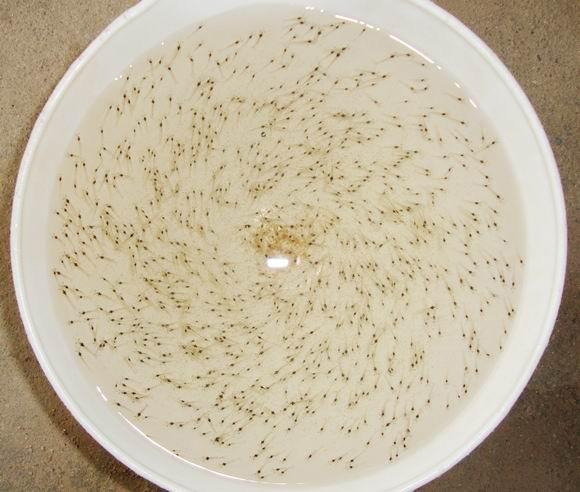
#> input picture xiami.jpg, 580 x 492 px
$ python 09010.py
#> lines starting #> are read from the running program, lines starting #| are printed output that depends on the picture
# -*- coding:utf-8 -*-

"""
Canny 边界检测
"""
import cv2
import numpy as np
from matplotlib import pyplot as plt


def hist1():
    img = cv2.imread('xiami.jpg')
#> img is the input picture: shape (492, 580, 3); mean B, G, R 159.5, 183.2, 194.9
    plt.hist(img.ravel(), 256, [0, 256])
    plt.show()
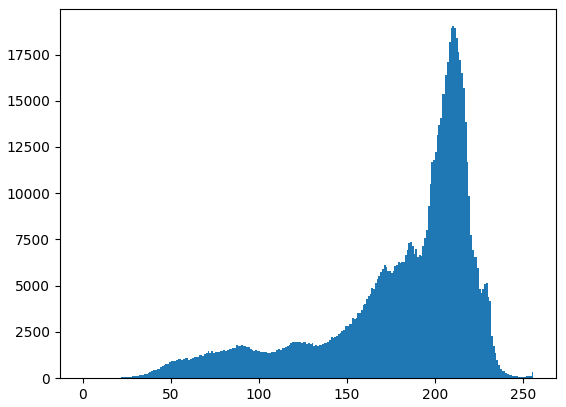
#> figure drawn by matplotlib, 1 panel; tallest bar 19030 high, from x = 210 to 211


def hist2():
    img = cv2.imread('xiami.jpg')
    color = ('r', 'g', 'b')

    for i, col in enumerate(color):
        histr = cv2.calcHist([img], [i], None, [256], [0, 256])
        plt.plot(histr, color=col)
        plt.xlim([0, 256])
    plt.show()
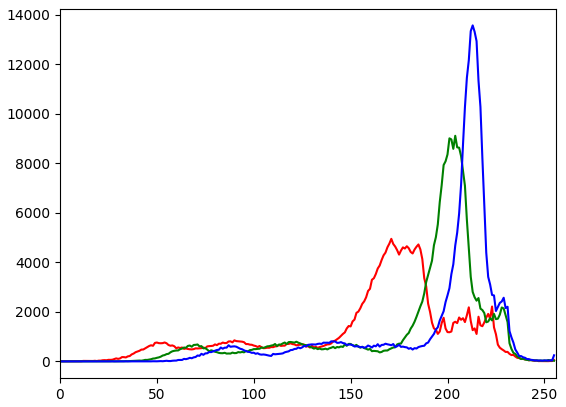
#> figure drawn by matplotlib, 1 panel; curve peaks at x = 171, y = 4948; curve peaks at x = 204, y = 9108; curve peaks at x = 213, y = 13565


if __name__ == "__main__":
    hist1()
    hist2()

$ run again, with fb.jpg copied over xiami.jpg
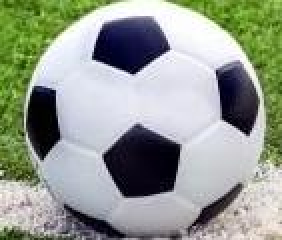
#> input picture fb.jpg, 141 x 120 px (shown 2 times larger)
#> in hist1, img is the input picture: shape (120, 141, 3); mean B, G, R 145.6, 156.6, 149.2
#> in hist1, `plt.show()`:
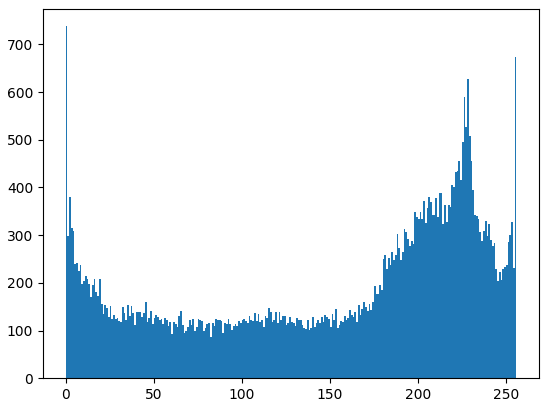
#> figure drawn by matplotlib, 1 panel; tallest bar 738 high, from x = 0 to 1
#> in hist2, `plt.show()`:
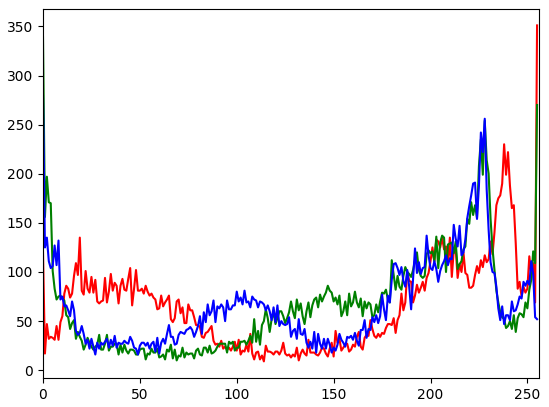
#> figure drawn by matplotlib, 1 panel; curve peaks at x = 255, y = 351; curve peaks at x = 0, y = 339; curve peaks at x = 0, y = 279
